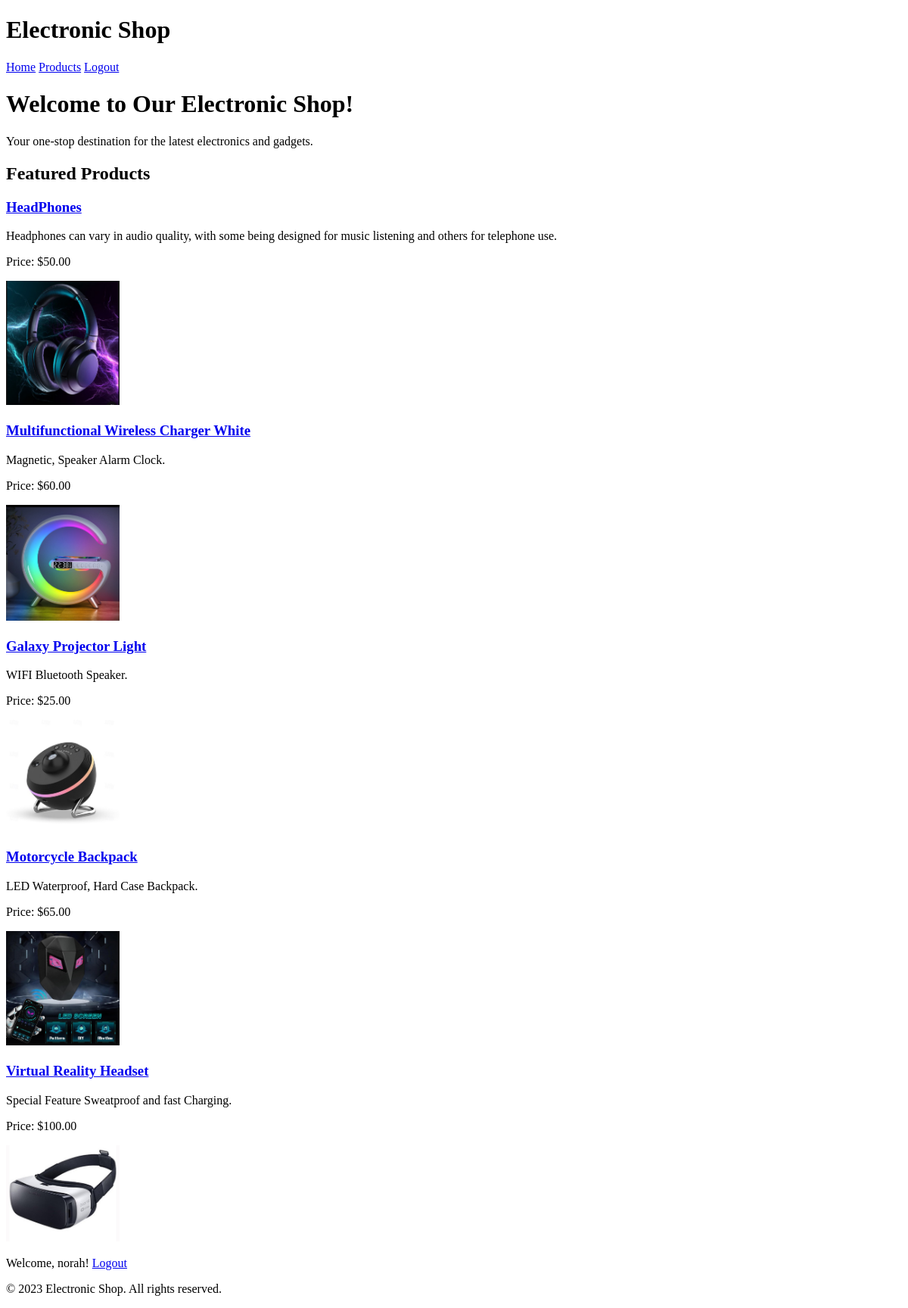
Screenshot of / (signed in) with the database file from the repository.
### shop/models.py (models this page shows, shortened)
class Product(models.Model):
    name = models.CharField(max_length=100)
    description = models.TextField()
    price = models.DecimalField(max_digits=10, decimal_places=2)
    image = models.ImageField(upload_to='products/images/', null=True, blank=True)
    featured = models.BooleanField(default=False)  # Add this line

### shop/views.py (the view)
# urls.py: 2. Add a URL to urlpatterns:  path('', views.home, name='home')
def home(request):
    featured_products = Product.objects.filter(featured=True)[:5]
    return render(request, 'shop/home.html', {'featured_products': featured_products})

### shop/templates/shop/home.html
{% extends 'shop/base.html' %}
{% load static %}
{% block content %}
  <h1>Welcome to Our Electronic Shop!</h1>
  <p>Your one-stop destination for the latest electronics and gadgets.</p>
  <h2>Featured Products</h2>
  <div class="featured-products">
    {% for product in featured_products %}
      <div class="product">
        <h3><a href="{% url 'product_detail' product.pk %}">{{ product.name }}</a></h3>
        <p>{{ product.description|truncatewords:20 }}</p>
        <p>Price: ${{ product.price }}</p>
        <img src="{{ product.image.url }}" alt="{{ product.name }}" width="150">
      </div>
    {% empty %}
      <p>No featured products available at the moment.</p>
    {% endfor %}
  </div>
  <div class="auth-links">
    {% if user.is_authenticated %}
      <p>Welcome, {{ user.username }}! <a href="{% url 'logout' %}">Logout</a></p>
    {% else %}
      <p><a href="{% url 'login' %}">Login</a> or <a href="{% url 'signup' %}">Sign Up</a> to start shopping!</p>
    {% endif %}
  </div>
{% endblock %}

### rows the page displays
Product: name "HeadPhones", description "Headphones can vary in audio quality, with some being designed for music listening and others for telephone use.", price "50.00", image (picture)
Product: name "Multifunctional Wireless Charger White", description "Magnetic, Speaker Alarm Clock.", price "60.00", image (picture)
Product: name "Galaxy Projector Light", description "WIFI Bluetooth Speaker.", price "25.00", image (picture)
Product: name "Motorcycle Backpack", description "LED Waterproof, Hard Case Backpack.", price "65.00", image (picture)
Product: name "Virtual Reality Headset", description "Special Feature Sweatproof and fast Charging.", price "100.00", image (picture)

### other values shown
{{ user.username }} "norah"
